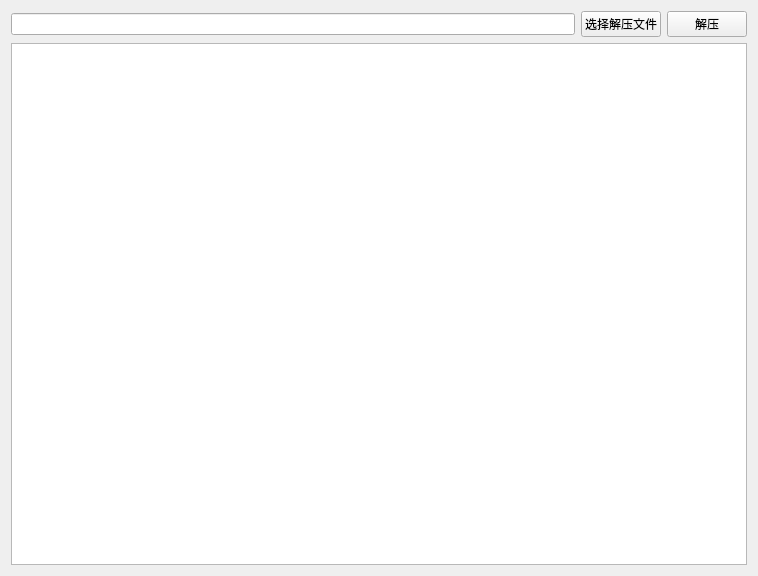
<?xml version="1.0" encoding="UTF-8"?>
<ui version="4.0">
 <class>Form</class>
 <widget class="QWidget" name="Form">
  <property name="geometry">
   <rect>
    <x>0</x>
    <y>0</y>
    <width>758</width>
    <height>576</height>
   </rect>
  </property>
  <property name="minimumSize">
   <size>
    <width>500</width>
    <height>0</height>
   </size>
  </property>
  <property name="windowTitle">
   <string>解压工具-bandzip.exe</string>
  </property>
  <layout class="QVBoxLayout" name="verticalLayout">
   <item>
    <layout class="QHBoxLayout" name="horizontalLayout">
     <item>
      <widget class="QLineEdit" name="file_path_lineEdit"/>
     </item>
     <item>
      <widget class="QPushButton" name="file_path_pushButton">
       <property name="text">
        <string>选择解压文件</string>
       </property>
      </widget>
     </item>
     <item>
      <widget class="QPushButton" name="unpack_pushButton">
       <property name="text">
        <string>解压</string>
       </property>
      </widget>
     </item>
    </layout>
   </item>
   <item>
    <widget class="QPlainTextEdit" name="log_plainTextEdit"/>
   </item>
  </layout>
 </widget>
 <resources/>
 <connections/>
</ui>
